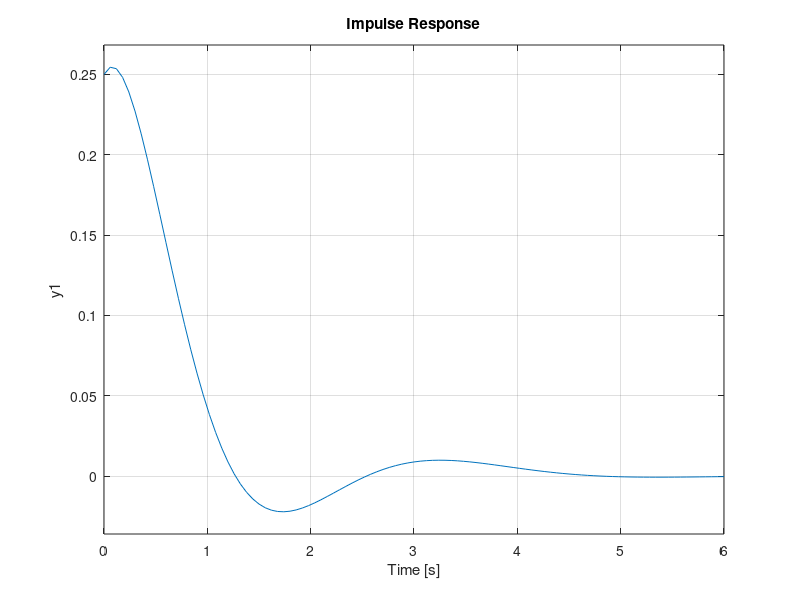
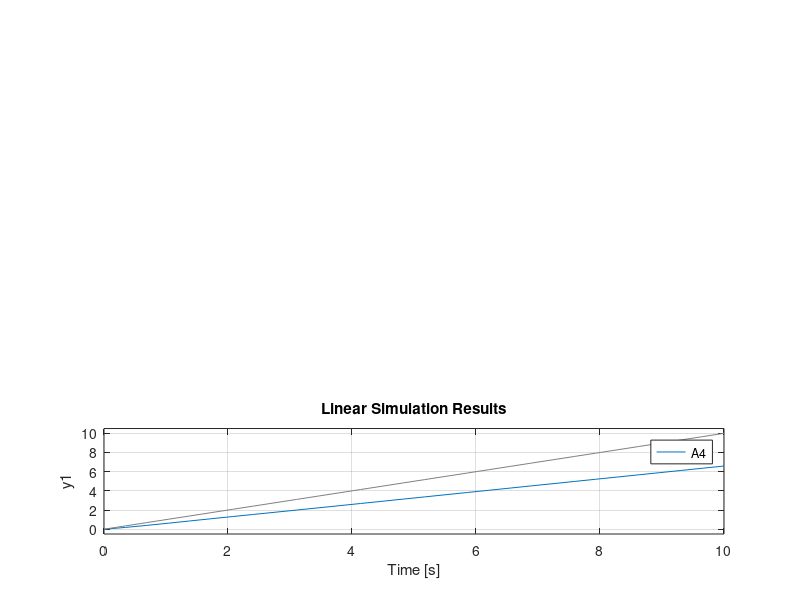

Here is the MATLAB script that generated these plots, in order:

% 1 Dada la función de transferencia: 


    %a) Representación de la función G(s) utilizando el comando tf.
    num = [1 8 15];
    den = [1 7 14 8 0];
    G1 = tf(num, den);
    
    %b) Repita el paso anterior, utilizando el formato polo-cero zpk.
    
    %raices 
    %roots_den = roots(den);
    % 0 -1  -2 -4
    %roots_den = roots(num);
    % -5 -3 
    zero = [-5 -3];
    pole= [0 -1 -2 -4] ;
    gain = 1;
    sys= zpk(zero,pole, gain);
    
    
    %c) Utilizar comandos tf2zp y zp2tf para conversión entre modelos
    
    [z,p,k]=tf2zp(num, den);
    
    zp2tf(z,p,k);
    
    
    %d) Obtenga la respuesta a las entradas impulso y escalón. Utilizar comandos impulse y step respectivamente.
    
    impulse(G1)
    title("Funcion impulso")
    
    step(G1)
    title("Funcion escalon")

% II
    B1 = tf([2 0], [3 0 10]);
    B2 = tf([3],[1 2]);
    B3 = tf([2],[1 4 4]);
    B4 = tf([1 2],[1 1]);
    B5 = tf([2.5]);

    A1=feedback(B1,B5,-1);
    A2=series(A1,B2);
    A3=parallel(A2,B4);
    A4= feedback(A3,1,-1);

    step(A4)
    impulse(A4)
    
    figure;
    subplot(3,1,1)
    impulse(A4)

    subplot(3,1,2)
    step(A4)

    subplot(3,1,3)

    t=linspace(0,10,30);
    u=t;

    lsim(A4,u,t)
    